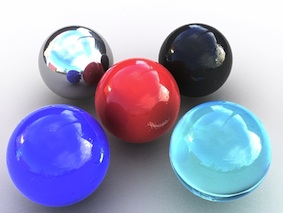
//> input picture system/Пеереезд на Ubunut с Mac OS/Image0.jpg, 283 x 213 px
$ ./22-rgb   (built with g++ and OpenCV 4)
//> lines starting //> are read from the running program, lines starting //| are printed output that depends on the picture
//
// позволяет подобрать параметры
// Rmin, Rmax, Gmin, Gmax, Bmin, Bmax
// для выделения нужного объекта по цвету
//
// robocraft.ru
//

#include <cv.h>
#include <highgui.h>
#include <stdlib.h>
#include <stdio.h>

IplImage* image = 0;
IplImage* dst = 0;

// для хранения каналов RGB
IplImage* rgb = 0;
IplImage* r_plane = 0;
IplImage* g_plane = 0;
IplImage* b_plane = 0;
// для хранения каналов RGB после преобразования
IplImage* r_range = 0;
IplImage* g_range = 0;
IplImage* b_range = 0;
// для хранения суммарной картинки
IplImage* rgb_and = 0;

int Rmin = 0;
int Rmax = 256;

int Gmin = 0;
int Gmax = 256;

int Bmin = 0;
int Bmax = 256;

int RGBmax = 256;

//
// функции-обработчики ползунка
//
void myTrackbarRmin(int pos) {
	Rmin = pos;
	cvInRangeS(r_plane, cvScalar(Rmin), cvScalar(Rmax), r_range);
}

void myTrackbarRmax(int pos) {
	Rmax = pos;
	cvInRangeS(r_plane, cvScalar(Rmin), cvScalar(Rmax), r_range);
}

void myTrackbarGmin(int pos) {
	Gmin = pos;
	cvInRangeS(g_plane, cvScalar(Gmin), cvScalar(Gmax), g_range);
}

void myTrackbarGmax(int pos) {
	Gmax = pos;
	cvInRangeS(g_plane, cvScalar(Gmin), cvScalar(Gmax), g_range);
}

void myTrackbarBmin(int pos) {
	Bmin = pos;
	cvInRangeS(b_plane, cvScalar(Bmin), cvScalar(Bmax), b_range);
}

void myTrackbarBmax(int pos) {
	Bmax = pos;
	cvInRangeS(b_plane, cvScalar(Bmin), cvScalar(Bmax), b_range);
}

int main(int argc, char* argv[])
{
	// имя картинки задаётся первым параметром
	const char* filename = argc == 2 ? argv[1] : "Image0.jpg";
	// получаем картинку
	image = cvLoadImage(filename,1);
//> image is the input picture: 213 rows x 283 cols, CV_8UC3; mean B, G, R 190.4, 158.9, 158.2

	printf("[i] image: %s\n", filename);
	assert( image != 0 );

	// создаём картинки
	rgb = cvCreateImage( cvGetSize(image), IPL_DEPTH_8U, 3 );
	r_plane = cvCreateImage( cvGetSize(image), IPL_DEPTH_8U, 1 );
	g_plane = cvCreateImage( cvGetSize(image), IPL_DEPTH_8U, 1 );
	b_plane = cvCreateImage( cvGetSize(image), IPL_DEPTH_8U, 1 );
	r_range = cvCreateImage( cvGetSize(image), IPL_DEPTH_8U, 1 );
	g_range = cvCreateImage( cvGetSize(image), IPL_DEPTH_8U, 1 );
	b_range = cvCreateImage( cvGetSize(image), IPL_DEPTH_8U, 1 );
	rgb_and = cvCreateImage( cvGetSize(image), IPL_DEPTH_8U, 1 );
	//  копируем
	cvCopyImage(image, rgb);
	// разбиваем на отельные каналы
	cvSplit( rgb, b_plane, g_plane, r_plane, 0 );
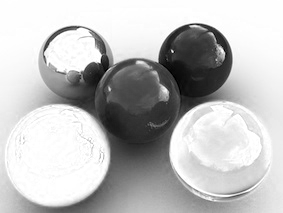
//> b_plane: 213 rows x 283 cols, CV_8UC1; min 0, max 255, mean 190.4
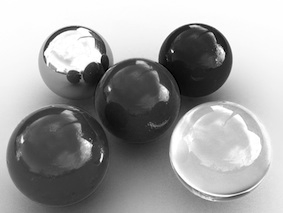
//> g_plane: 213 rows x 283 cols, CV_8UC1; min 0, max 255, mean 158.9
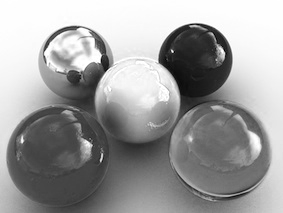
//> r_plane: 213 rows x 283 cols, CV_8UC1; min 0, max 255, mean 158.2

	//
	// определяем минимальное и максимальное значение
	// у каналов HSV
	double framemin=0;
	double framemax=0;

	cvMinMaxLoc(r_plane, &framemin, &framemax);
//> framemax = 255
	printf("[R] %f x %f\n", framemin, framemax );
//| [R] 0.000000 x 255.000000
	Rmin = framemin;
	Rmax = framemax;
//> Rmax = 255
	cvMinMaxLoc(g_plane, &framemin, &framemax);
	printf("[G] %f x %f\n", framemin, framemax );
//| [G] 0.000000 x 255.000000
	Gmin = framemin;
	Gmax = framemax;
//> Gmax = 255
	cvMinMaxLoc(b_plane, &framemin, &framemax);
	printf("[B] %f x %f\n", framemin, framemax );
//| [B] 0.000000 x 255.000000
	Bmin = framemin;
	Bmax = framemax;
//> Bmax = 255

	// окна для отображения картинки
	cvNamedWindow("original",CV_WINDOW_NORMAL);
	cvNamedWindow("R",CV_WINDOW_NORMAL);
	cvNamedWindow("G",CV_WINDOW_NORMAL);
	cvNamedWindow("B",CV_WINDOW_NORMAL);
	cvNamedWindow("R range",CV_WINDOW_NORMAL);
	cvNamedWindow("G range",CV_WINDOW_NORMAL);
	cvNamedWindow("B range",CV_WINDOW_NORMAL);
	cvNamedWindow("rgb and",CV_WINDOW_NORMAL);

	cvCreateTrackbar("Rmin", "R range", &Rmin, RGBmax, myTrackbarRmin);
	cvCreateTrackbar("Rmax", "R range", &Rmax, RGBmax, myTrackbarRmax);
	cvCreateTrackbar("Gmin", "G range", &Gmin, RGBmax, myTrackbarGmin);
	cvCreateTrackbar("Gmax", "G range", &Gmax, RGBmax, myTrackbarGmax);
	cvCreateTrackbar("Bmin", "B range", &Gmin, RGBmax, myTrackbarBmin);
	cvCreateTrackbar("Bmax", "B range", &Gmax, RGBmax, myTrackbarBmax);

	//
	// разместим окна по рабочему столу
	//
	if(image->width <1920/4 && image->height<1080/2){
		cvMoveWindow("original", 0, 0);
		cvMoveWindow("R", image->width+10, 0);
		cvMoveWindow("G", (image->width+10)*2, 0);
		cvMoveWindow("B", (image->width+10)*3, 0);
		cvMoveWindow("rgb and", 0, image->height+30);
		cvMoveWindow("R range", image->width+10, image->height+30);
		cvMoveWindow("G range", (image->width+10)*2, image->height+30);
		cvMoveWindow("B range", (image->width+10)*3, image->height+30);
	}

	while(true){

		// показываем картинку
		cvShowImage("original",image);

		// показываем слои
		cvShowImage( "R", r_plane );
		cvShowImage( "G", g_plane );
		cvShowImage( "B", b_plane );

		// показываем результат порогового преобразования
		cvShowImage( "R range", r_range );
		cvShowImage( "G range", g_range );
		cvShowImage( "B range", b_range );

		// складываем
		cvAnd(r_range, g_range, rgb_and);
		cvAnd(rgb_and, b_range, rgb_and);

		// показываем результат
		cvShowImage( "rgb and", rgb_and );

		char c = cvWaitKey(33);
//> in myTrackbarRmin, `cvInRangeS(r_plane, cvScalar(Rmin), cvScalar(Rmax), r_range);`: r_range: 213 rows x 283 cols, CV_8UC1; every value is 255
//> the Esc key is pressed
		if (c == 27) { // если нажата ESC - выходим
			break;
		}
	}
	printf("\n[i] Results:\n" );
	printf("[i][R] %d : %d\n", Rmin, Rmax );
	printf("[i][G] %d : %d\n", Gmin, Gmax );
	printf("[i][B] %d : %d\n", Bmin, Bmax );

	// освобождаем ресурсы
	cvReleaseImage(&image);
	cvReleaseImage(&rgb);
	cvReleaseImage(&r_plane);
	cvReleaseImage(&g_plane);
	cvReleaseImage(&b_plane);
	cvReleaseImage(&r_range);
	cvReleaseImage(&g_range);
	cvReleaseImage(&b_range);
	cvReleaseImage(&rgb_and);
	// удаляем окна
	cvDestroyAllWindows();
	return 0;
}

$ run again, with system/Пеереезд на Ubunut с Mac OS/4.png saved as system/Пеереезд на Ubunut с Mac OS/Image0.jpg
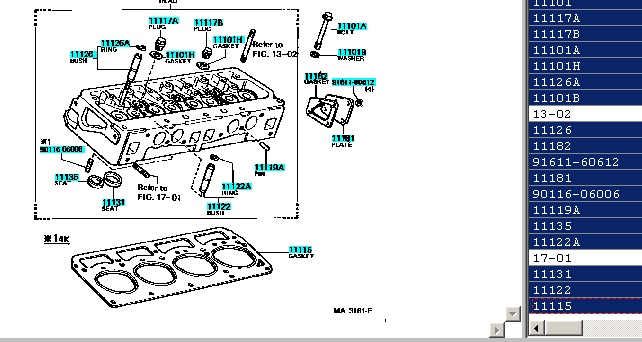
//> input picture system/Пеереезд на Ubunut с Mac OS/4.png, 642 x 342 px
//> image is the input picture: 342 rows x 642 cols, CV_8UC3; mean B, G, R 214.6, 206.2, 201.1
//> `cvSplit( rgb, b_plane, g_plane, r_plane, 0 );`:
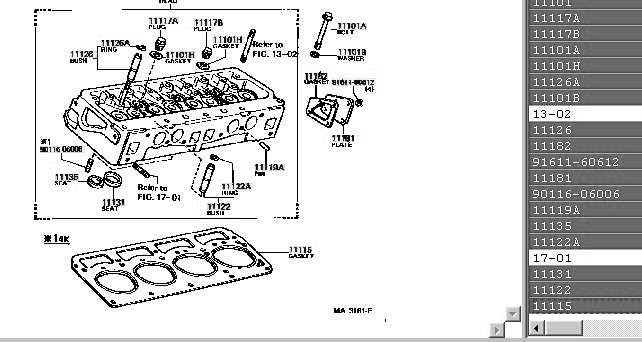
//> b_plane: 342 rows x 642 cols, CV_8UC1; min 0, max 255, mean 214.6
//> `cvSplit( rgb, b_plane, g_plane, r_plane, 0 );`:
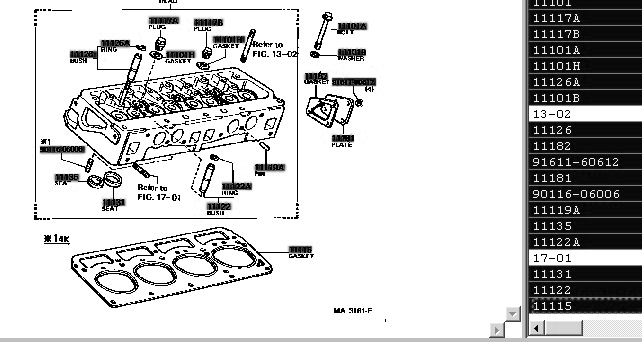
//> r_plane: 342 rows x 642 cols, CV_8UC1; min 0, max 255, mean 201.1
//> framemax = 255
//| [R] 0.000000 x 255.000000
//| [G] 0.000000 x 255.000000
//| [B] 0.000000 x 255.000000
//> r_range: 342 rows x 642 cols, CV_8UC1; every value is 255
